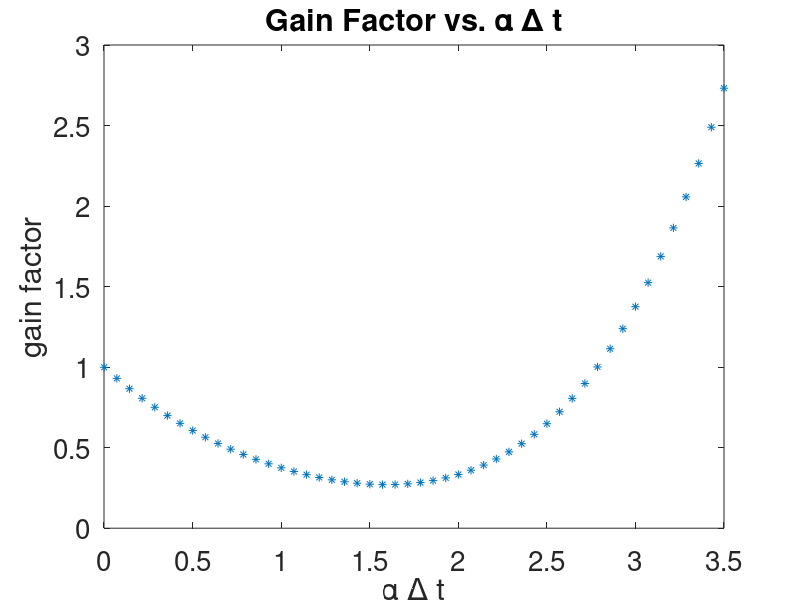
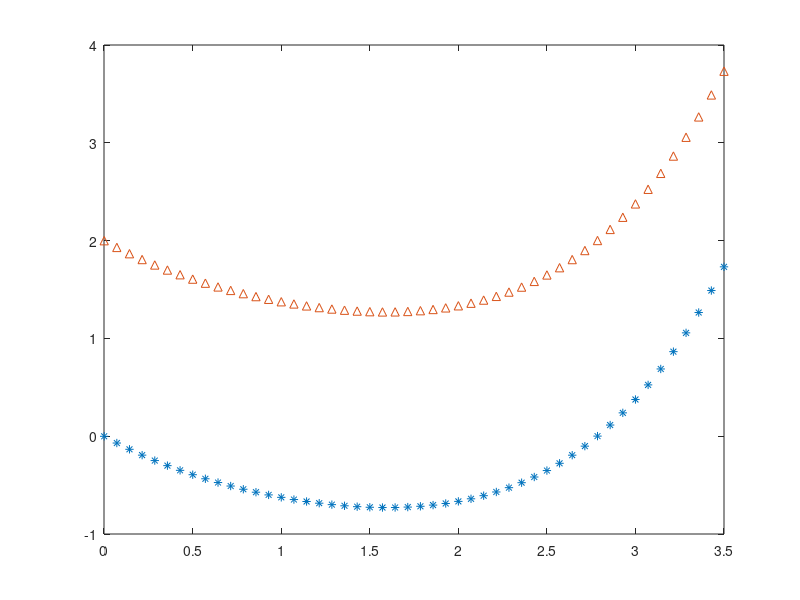

Write MATLAB code to recreate these figures, in order. (Note: this script raises an error after producing the figures.)
%% Author: Alec Sblendorio 
%% Due Date: December 11, 2020
%% Subject: EP 501 Numerical Methods for Scientists and Engineers 
%% FINAL EXAM 
%% Import Data 

%% Problem 1 
% Problem #1: In class and in the homework we discussed the fourth order Runge-Kutta method:
% with appropriate definitions for the ∆yi as given in the book and
% repeated here for convenience
% This problem explores the stability of RK4 via several different
% approaches using the test problem.where α is a positive and real-valued constant.
 
%% Part A 
% (a) Combine the four update steps for RK4 into a single formula an use it to derive a condition
% describing the stability of RK4. Your condition should be of the form 
% where G is a polynomial in the quantity ∆t.
disp('%%%%%%%%%%%%%%%%%%PROBLEM #1 ANSWER BEGIN%%%%%%%%%%%%%%%%%%');
disp('%%%%%%%%Part 1A HANDWRITTEN Solution:%%%%%%%');

disp('%%%%%%%%End Part 1A HANDWRITTEN Solution:%%%%%%%');
%% Part B
% (b) Plot your gain factor G vs. α∆t and mark or otherwise identify regions 
% of stability and instability in your plot.
disp('%%%%%%%%Part 1B Solution:%%%%%%%');
%% Gridding in time
N=50;
tmin=0;
tmax=10;
t=linspace(tmin,tmax,N);
dt=t(2)-t(1);

%% Test problem, true solution
y0=1;
alpha=2;
ybar=y0*(-alpha*t);
%% RK4 Stability Considertions, FDE Analysis
adt=linspace(0.001,3.5,50);
ladt=numel(adt);
F=zeros(ladt,1);

for igain=1:ladt
    F(igain)=(1-adt(igain)+1/2*adt(igain).^2-1/6*adt(igain).^3+1/24*adt(igain).^4);
end %for

figure(1);
plot(adt,F,'*');
set(gca,'FontSize',20);
xlabel('\alpha \Delta t');
ylabel('gain factor');
title('Gain Factor vs. \alpha \Delta t');

disp('%%%%%%%%End Part 1B Solution:%%%%%%%');
%% Part C 
% (c) Note that the condition in Equation 7 can be expressed as two conditions
% (on account of the absolute value): −1 < G(α,∆t) < 1 
% The marginal stability limits (the points where we transition from stable
% to unstable), then, are given by:
% G(α, ∆t) − 1 = 0 &  G(α, ∆t) + 1 = 0 
% which forms a pair of root finding problems. Plot each of these marginal 
% stability conditions and evaluate all real-valued roots using an 
% appropriate numerical method.
disp('%%%%%%%%Part 1C Solution:%%%%%%%');
F1 = F+1;
F2 = F-1;

Fup = F1';
Flow = F2';

figure(2);
plot(adt,F2,'*');
hold on;
plot(adt,F1,'^');
patch([adt fliplr(adt)],[Fup fliplr(Flow)],'b--');
set(gca,'FontSize',20);
xlabel('\alpha \Delta t');
ylabel('gain factor');
title('Marginal Stability Limits and Stable Region');
legend('G-1','G+1');

%%Using the Newton Exact Method, we will evaluate all real-valued roots
%% Params for Newton iteration
maxit=100;       %maximum number of iterations allowed
minx=0;
maxx=2*pi;
tol=1e-6;        %how close to zero we need to get to cease iterations

%% Newton-Rhapson root-finding method for polynomials 
%%this method will find all of the REAL-valued roots of a polynomial
% Real roots for G - 1 = 0;
f=@objfun1;      %set the function for which we are finding roots, change to illustrate different problems
fprime=@objfun1_deriv;
verbose=true;
j=0;


for i = 0:1.0:10
    [xNewton,itNew,flag]=newton_exact(f,fprime,i,maxit,tol,verbose); 
    j=j+1; 
    finalarray1(j)=xNewton;
end

result1=0;
result2=finalarray1(1,2);
disp('Please Ignore the Warning from Newton Exact, the program seems to be working well.');
fprintf('The Real Roots of the polynomial are: %d and %f\n',result1,result2);

disp('%%%%%%%%End Part 1C Solution:%%%%%%%');
%% Part D
% (d) What is the largest time step for which RK4 will give stable results
% for the test ODE of Equation 6? How does that compare to RK2 stability. 
disp('%%%%%%%%Part 1D Solution:%%%%%%%');
%% Gridding in time
N=250;
tmin=0;
tmax=10;
t=linspace(tmin,tmax,N);
dt=t(2)-t(1);

%% Test problem, true solution
y0=1;
alpha=2;
ybar=y0*(-alpha*t);

%% Second order method; RK2
yRK2=zeros(1,N);
yRK2(1)=y0;
for n=2:N
    yhalf=yRK2(n-1)+dt/2*(-alpha*yRK2(n-1));
    yRK2(n)=yRK2(n-1)+dt*(-alpha*yhalf);
end %for

%% RK4 example; comparison against first and second order methods
yRK4=zeros(1,N);
yRK4(1)=y0;
for n=2:N
    dy1=dt*fRK(t(n-1),yRK4(n-1),alpha);
    dy2=dt*fRK(t(n-1)+dt/2,yRK4(n-1)+dy1/2,alpha);
    dy3=dt*fRK(t(n-1)+dt/2,yRK4(n-1)+dy2/2,alpha);
    dy4=dt*fRK(t(n-1)+dt,yRK4(n-1)+dy3,alpha);
    
    yRK4(n)=yRK4(n-1)+1/6*(dy1+2*dy2+2*dy3+dy4);
end %for

%% Plots of RK solutions against true solution
% figure(4);
% clf;
% plot(t,ybar,'o-');
% xlabel('t');
% ylabel('y(t)');
% set(gca,'FontSize',20);
% figure(5);
% hold on;
% plot(t,yRK2,'--')
% figure(5);
% plot(t,yRK4,'^-')
% legend('exact','RK2','RK4')

%% RK2 stability considerations, FDE analysis
adt=linspace(0.01,3,200);
ladt=numel(adt);
G=zeros(ladt,1);
for igain=1:ladt
    G(igain)=(1-adt(igain)+1/2*adt(igain).^2);
end %for
figure(3);
plot(adt,G,'o')
set(gca,'FontSize',20);
hold on;
%% RK4 Stability Considertions, FDE Analysis
adt2=linspace(0.01,3,200);
ladt=numel(adt2);
F=zeros(ladt,1);

for igain=1:ladt
    F(igain)=(1-adt2(igain)+1/2*adt2(igain).^2-1/6*adt2(igain).^3+1/24*adt2(igain).^4);
end %for

plot(adt2,F,'*')
set(gca,'FontSize',20);
xlabel('\alpha \Delta t');
ylabel('gain factor');
title('RK2 vs. RK4 Stability Curves');
legend('RK2','RK4');

disp('%%%%%%%%End Part 1D Solution:%%%%%%%');
%% Part E 
% (e) Numerically solve the given ODE with RK4 using time steps slightly above
% and below your derived stability criteria and show plots for each simulation
% that demonstrate that it behaves as your analysis predicts for these two choices of time step.
disp('%%%%%%%%Part 1E Solution:%%%%%%%');
%% Gridding in time
N=1000;
tmin=0;
tmax=10;
t=linspace(tmin,tmax,N);
dt=t(2)-t(1);
%% RK4 Stability Considertions, FDE Analysis
adt2=linspace(0.01,3,200);
ladt=numel(adt2);
F=zeros(ladt,1);

for igain=1:ladt
    F(igain)=(1-adt2(igain)+1/2*adt2(igain).^2-1/6*adt2(igain).^3+1/24*adt2(igain).^4);
end %for

figure(4);
plot(adt,G,'o')
set(gca,'FontSize',20);
hold on;
% plot(adt2,F,'*')
set(gca,'FontSize',20);
xlabel('\alpha \Delta t');
ylabel('gain factor');
title('RK4 Low vs. RK4 High Stability Curves');
legend('RK4 Low','RK4 High');

disp('%%%%%%%%End Part 1E Solution:%%%%%%%');
disp('%%%%%%%%%%%%%%%%%%PROBLEM #1 ANSWER END%%%%%%%%%%%%%%%%%%');
%% Problem 2
disp('%%%%%%%%%%%%%%%%%%PROBLEM #2 ANSWER BEGIN%%%%%%%%%%%%%%%%%%');
% Taylor series expansions were our preferred method for deriving finite difference
% approximations to derivatives. In class we derived these by repeatedly 
% generating expansions until we were able to solve for the desired derivative
% at the desired level of accuracy. There is, however, a more “organized” 
% process for deriving derivatives of arbitrary order - this problem explores one such process.
%% Part A 
% First and second derivative approximations were generated in class via Taylor
% expansions (see notes). Use Taylor series to generate a third derivative 
% (d3f/dx3) finite difference formula ap- proximation for a function f(x) 
% specified on some grid: f(xi) = {fi} having step size ∆x. There are 
% several such approximations - generate specifically one involving the 
% function values fi+2, fi+1, fi, fi−1.
disp('%%%%%%%%Part 2A HANDWRITTEN Solution:%%%%%%%');

disp('%%%%%%%%End Part 2A HANDWRITTEN Solution:%%%%%%%');

%% Part B 
% Write a script to test your third derivative formula on the function:
% f(x) = cosx and plot your result alongside the analytical third derivative
% of this function (which you compute by hand). Ignore boundary adjacent 
% points (i.e. only compute the third derivative on “interior” grid points).
% Use a 100 point grid covering the region 0 ≤ x ≤ 2π.
disp('%%%%%%%%Part 2B Solution:%%%%%%%');
%% Analytical Solution 
% Analytical Plotter 
lx=100;
tmin=0;
tmax=2*pi;
x=linspace(tmin,tmax,lx);
dx=x(2)-x(1);
y=cos(x);
dy=-sin(x);
ddy=-cos(x);
dddy=sin(x);

figure(5);
plot(x,y)
hold on;
plot(x,dy)
hold on;
plot(x,ddy)
hold on;
plot(x,dddy);
legend('original function','1st derivative','2nd derivative','3rd derivative');
xlabel('x');
ylabel('y(x) or y''(x)');
title('Analytically Solved Functions');

%% Numerical derivative
%first,second,third order derivative approximation (backward)
%interior
dx1=zeros(lx,1);
dx2=zeros(lx,1);
dx3=zeros(lx,1);

for ix=2:lx
        dx1(ix)=(y(ix)-y(ix-1))/dx;
        dx2(ix)=(y(ix)-2.*y(ix-1)+y(ix-2))/2/dx;
        dx3(ix)=(y(ix-2)-6.*y(ix-1)+3.*y(ix)+2.*y(ix+1))/6*dx;
end %for
dx1(1)=dx1(2);
dx2(1)=dx2(2);
dx3(1)=dx3(2);

figure(6);
plot(x,dx1,'m--')
hold on;
plot(x,dx2,'b--')
hold on;
plot(x,dx3,'k--')

legend('original function','analytical','centered','backward')
xlabel('x');
ylabel('y(x) or y''(x)');
title('Comparison of finite difference derivative approximations');







disp('%%%%%%%%End Part 2B Solution:%%%%%%%');
%% Part C 
% Generally an Nth derivative requires N Taylor series expansions in order 
% to solve for the desired derivatives in terms of the gridded function values {fi}.
% For example, the fourth derivative d4f/dx4 can be derived from the four 
% Taylor series for fi+2,fi+1,fi−1,fi−2. Generate Taylor series for these 
% quantities in terms of the derivatives at the ith grid point (e.g. f′(xi)
% and so on).
disp('%%%%%%%%Part 2C Solution:%%%%%%%');

disp('%%%%%%%%End Part 2C Solution:%%%%%%%');
%% Part D 
% Use your Taylor series equations to formulate a matrix system of equations
% for the unknowns fi′, f′′, f′′′, and f(4) (viz. the derivatives up to 
% fourth order at the ith grid point), express your system in the form:
% Where the Mjk entries are obtained from the Taylor series. In compact 
% matrix form this can be represented as: where: ∆f = M f′
disp('%%%%%%%%Part 2D Solution:%%%%%%%');

disp('%%%%%%%%End Part 2D Solution:%%%%%%%');

%% Part E 
% Write a MATLAB or Python script to numerically invert this system using 
% either Gauss-Jordan elimination or LU factorization to compute the M−1 
% so that you have a system describing the derivatives as a function of the
% function data (differences) at various grid points:
% f′ =M−1 ∆f (15) Once this is solved for f′, one may solve for the desired
% derivative by hand as needed by dividing through by ∆x4 and combining fi terms.
% Derive formula for the fourth derivative using your −1.
disp('%%%%%%%%Part 2E Solution:%%%%%%%');

disp('%%%%%%%%End Part 2E Solution:%%%%%%%');
%% Part F
% Write a function to compute the fourth derivative using the formula derived
% in part e and use it to differentiate the test function (Equation 11), 
% over interior grid points of your domain. Plot the result alongside the 
% analytical fourth derivative that you compute by hand.
disp('%%%%%%%%Part 2F Solution:%%%%%%%');

disp('%%%%%%%%End Part 2F Solution:%%%%%%%');

%% Part G 
% Extend your code from part f so that it can (in principle) be used to 
% find formulas for derivatives of arbitrary order. To improve accuracy 
% use a centered stencil, e.g. for an nth order derivative use function 
% values 􏰉fi−⌈n/2⌉ ...fi ...fi+⌈n/2⌉􏰊 from grid point indices i−⌈n/2⌉...i...i+⌈n/2⌉. 
% Use your code to derive and develope formulas for the fifth and sixth derivatives
% and write these in your solution (you do not need to implement these 
% derivatives, just use your program to derive their formulae).
disp('%%%%%%%%Part 2G Solution:%%%%%%%');

disp('%%%%%%%%End Part 2G Solution:%%%%%%%');

disp('%%%%%%%%%%%%%%%%%%PROBLEM #2 ANSWER END%%%%%%%%%%%%%%%%%%');
%% Problem 3 
% Parabolic partial differential equations of the form are often difficult 
% to deal with due to the highly restrictive stability condition applying 
% to forward difference (in time) methods like a forward Euler approach 
% (note the right-hand side is evaluated at the n time level)
% In practice methods based on forward differencing in time are often 
% unstable for reasonable time steps. Irrespective of the time differencing
% used, the spatial derivative can be any reasonable finite difference
% approximation; for this problem we use a second order accurate centered 
% difference (here specified at an arbitrary mth time level):
% Because of overly restrictive stability criteria for forward in time differences, 
% backward time difference formulas (BDFs) are more commonly used for parabolic equations.
% This problem explores several commonly-used BDFs that will be applied to
% solve Equation 16.

disp('%%%%%%%%%%%%%%%%%%PROBLEM #3 ANSWER BEGIN%%%%%%%%%%%%%%%%%%');
%% Part A 
% (a) The simplest BDF is just a backward Euler method where now the 
% right-hand side is evaluated at the n + 1 time level (contrast with Equation 17). 
% Such approaches are unconditionally stable for the linear test problem we are using.
% Because the right-hand side is evaluated at the n+1 time you will need to 
% solve a tridiagonal system of equations at each time step. 
% Develop, starting from equation 19 the system of equations corresponding
% to the backward Euler (in time) method.
disp('%%%%%%%%Part 3A Solution:%%%%%%%');

disp('%%%%%%%%End Part 3A Solution:%%%%%%%');
%% Part B
% Write a MATLAB or Python script that solves Equation 16 using a backward
% Euler in time method with a centered in space derivatives (Equation 18). 
% You may use built-in MATLAB or Python utilities for the matrix solution 
% or you can leverage your tridiagonal solver from the midterm or the 
% Gaussian elimination tools from the repositories. Note that both repositories
% have an example of the Crank-Nicolson method (in MATLAB or Python) 
% which is quite similar to backward Euler and may serve as a useful template. 
% Plot your results in a manner similar to what is done for the example script provided.
% Use the parameters: λ=2; ∆x = 1/64; ∆t = 5*(∆x^2/2λ); 0≤x≤1 ; 0≤t≤1024
% 1/λ(2π(2∆x)^2)

disp('%%%%%%%%Part 3B Solution:%%%%%%%');

%% Gridding in time
N=25;
tmin=0;
tmax=6;
t=linspace(tmin,tmax,N);
dt=t(2)-t(1);


%% Test problem analytical solution
y0=1;
alpha=2;
ybar=y0*exp(-alpha*t);

%% Backward Euler solution
ybwd=zeros(1,N);
ybwd(1)=y0;
for n=2:N
    ybwd(n)=ybwd(n-1)/(1+alpha*dt);
end %for


%% Plot results for all solutions
figure(1);
plot(t,ybar,'o-');
xlabel('t');
ylabel('y(t)');
set(gca,'FontSize',20);
hold on;
plot(t,ybwd,'-.');
legend('exact','bwd Eul.')

disp('%%%%%%%%End Part 3B Solution:%%%%%%%');
%% Part C
% The backward Euler method is only first order accurate in time. 
% A second order in time BDF approach can be developed using a second order
% accurate backward difference for the time derivative.
% Develop a numerical solution to Equation 16 based on this approach. 
% Note that you will need to store data for fi at two previous time levels 
% (n and n − 1) as opposed to the backward Euler approach which only requires
% prior data from the n time level. Develop and write down your system of 
% equations that would need to be solved at each time step.
disp('%%%%%%%%Part 3C Solution:%%%%%%%');

disp('%%%%%%%%End Part 3C Solution:%%%%%%%');

%%  Part D  
% Make a version of your parabolic solver from part b that implements the 
% second order BDF derived in part c and run it on the same test problem. 
% Plot your results and compare them against the backward Euler approach 
% and analytical solution.
disp('%%%%%%%%Part 3D Solution:%%%%%%%');

disp('%%%%%%%%End Part 3D Solution:%%%%%%%');
disp('%%%%%%%%%%%%%%%%%%PROBLEM #3 ANSWER END%%%%%%%%%%%%%%%%%%');